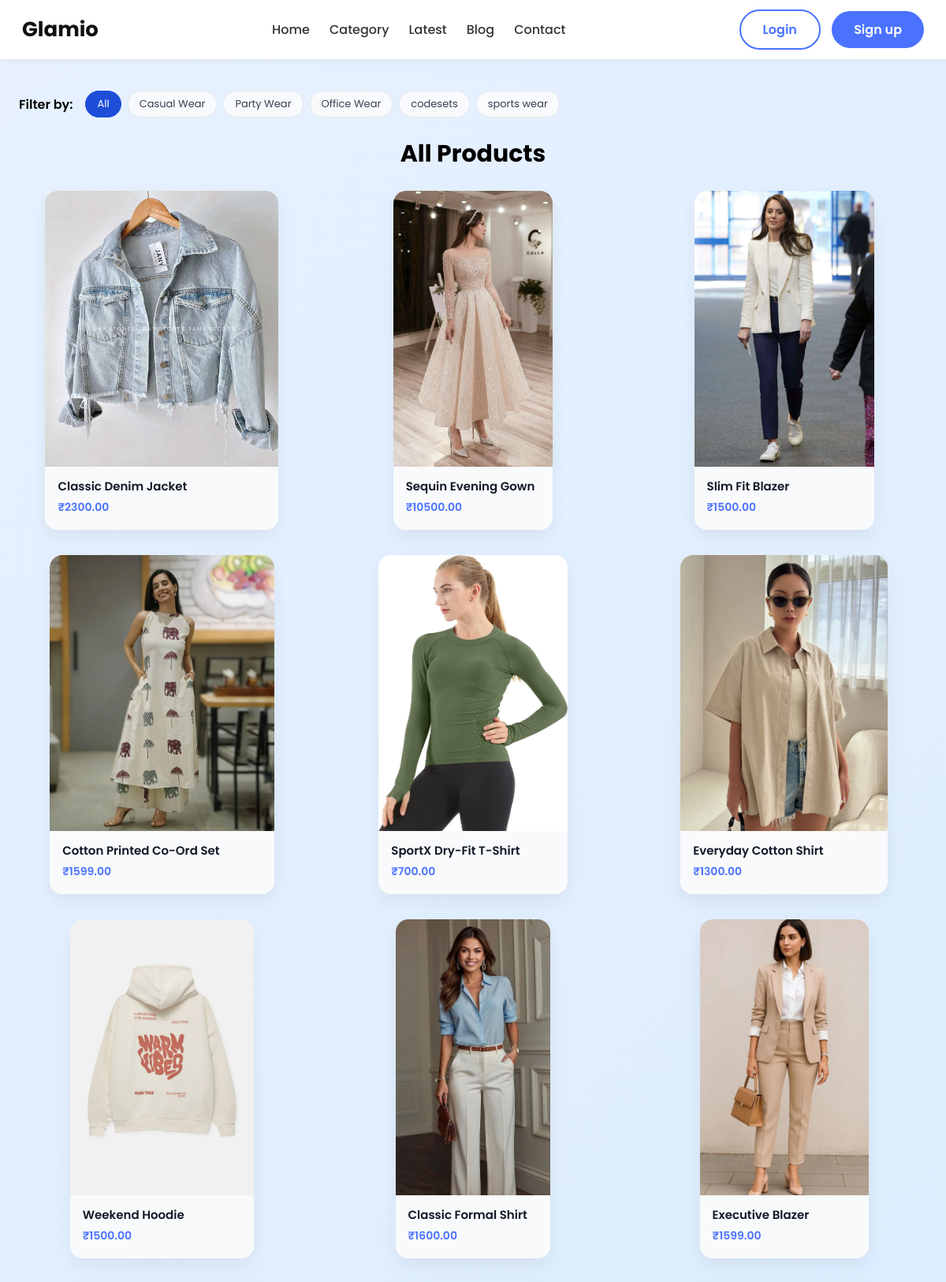
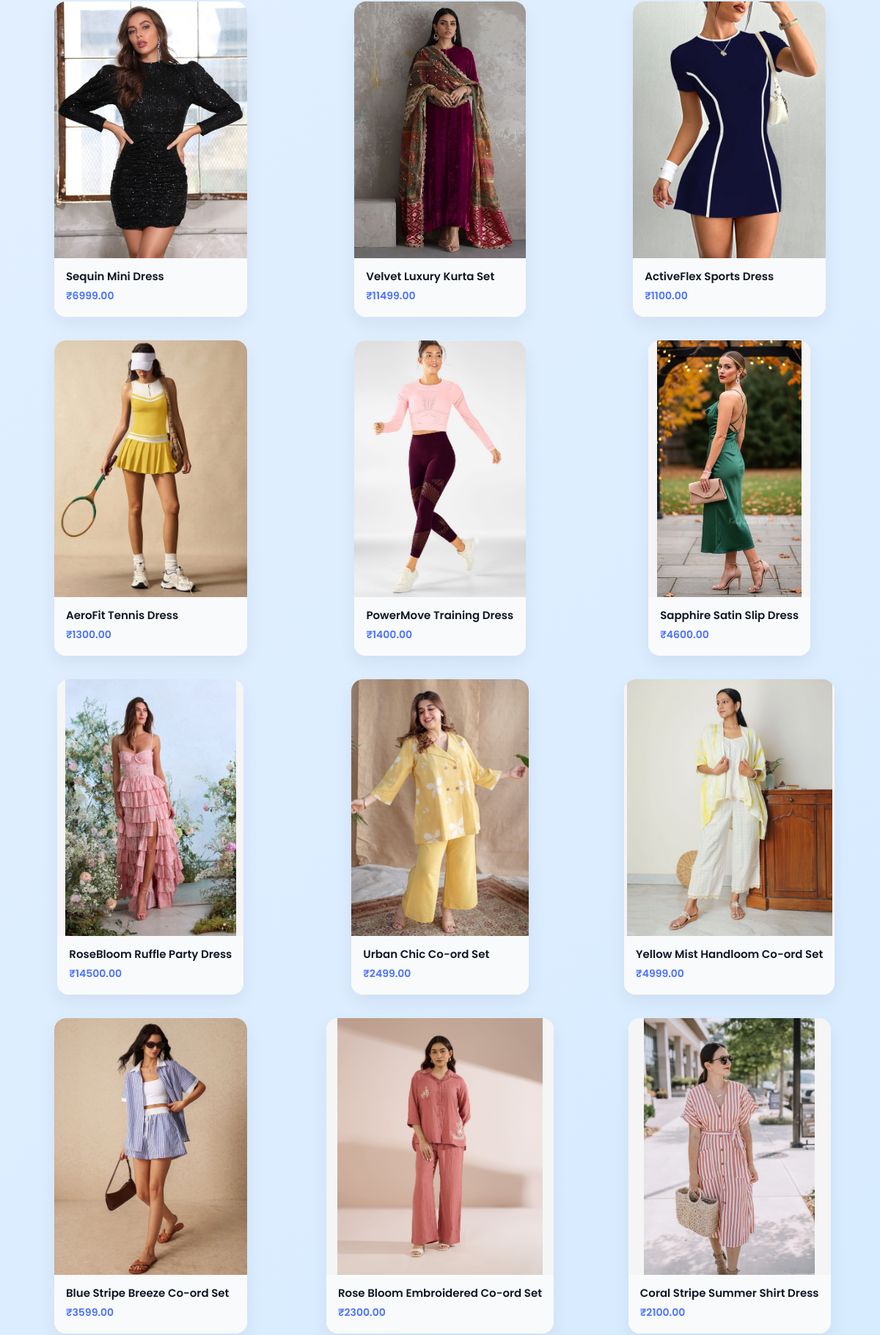
Screenshot of /products/ (upper part) with the database file from the repository (2 pictures, top to bottom).
### product_app/models.py (models this page shows, shortened)
class CategoryModel(models.Model):
    name = models.CharField(max_length=100, unique=True)
    slug = models.SlugField(unique=True, blank=True)
    description = models.TextField(blank=True, null=True)

class ProductModel(models.Model):
    SIZE_CHOICES = [
        ("XS", "XS"),
        ("S", "S"),
        ("M", "M"),
        ("L", "L"),
        ("XL", "XL"),
        ("XXL", "XXL"),
        ("3XL", "3XL"),
        ("4XL", "4XL"),
    ]
    name = models.CharField(max_length=200)
    slug = models.SlugField(unique=True, blank=True)
    category = models.ForeignKey(CategoryModel, on_delete=models.CASCADE)
    price = models.DecimalField(max_digits=10, decimal_places=2)
    description = models.TextField()
    image = models.ImageField(upload_to='products/')
    stock = models.PositiveIntegerField(default=0)
    sizes_available = models.CharField(max_length=50, help_text="Use comma separated values e.g. XS,S,M")
    material = models.CharField(max_length=100, blank=True, null=True)
    color = models.CharField(max_length=50)
    created_at = models.DateTimeField(auto_now_add=True)
    updated_at = models.DateTimeField(auto_now=True)
    is_active = models.BooleanField(default=True)

### product_app/views.py (the view)
# urls.py: path('products/', ProductListView.as_view(), name='product_list'),
class ProductListView(ListView):
    model = ProductModel
    template_name = "product_list.html"
    context_object_name = "products"
    def get_queryset(self):
        queryset = ProductModel.objects.filter(is_active=True)
        category_slug = self.request.GET.get("category")  # read ?category=slug from URL
        if category_slug:
            queryset = queryset.filter(category__slug=category_slug)
        return queryset
    def get_context_data(self, **kwargs):
        context = super().get_context_data(**kwargs)
        context["categories"] = CategoryModel.objects.all()
        context["selected_category"] = self.request.GET.get("category")
        return context

### product_app/templates/product_list.html (shortened to what this page needs)
{% extends "base.html" %}
{% load static %}
{% block content %}
<div class="product-page">
    <div class="category-filter">
        <span class="category-filter-label">Filter by:</span>
        <a href="{% url 'product_list' %}"
           class="category-pill {% if not selected_category %}active{% endif %}">
            All
        </a>
        {% for cat in categories %}
            <a href="{% url 'product_list' %}?category={{ cat.slug }}"
               class="category-pill {% if selected_category == cat.slug %}active{% endif %}">
                {{ cat.name }}
            </a>
        {% endfor %}
    </div>
    {% if selected_category %}
        {% for cat in categories %}
            {% if cat.slug == selected_category %}
                <h2 class="section-title">{{ cat.name }}</h2>
            {% endif %}
        {% endfor %}
    {% else %}
        <h2 class="section-title">All Products</h2>
    {% endif %}
    <div class="product-grid">
        {% for product in products %}
            <a href="{% url 'product_detail' slug=product.slug %}" class="product-card">
                {% if product.image %}
                    <img src="{{ product.image.url }}" alt="{{ product.name }}">
                {% else %}
                    <img src="{% static 'images/default_product.png' %}" alt="{{ product.name }}">
                {% endif %}
                <div class="product-info">
                    <h3>{{ product.name }}</h3>
                    <p>₹{{ product.price }}</p>
                </div>
            </a>
        {% empty %}
            <p style="grid-column:1/-1;text-align:center;">No products found.</p>
        {% endfor %}
    </div>
</div>
{% endblock %}

### cart_app/templates/base.html (style rules this page uses)
body { margin:0; font-family:'Poppins', sans-serif; background:#fff; }

### product_app/templates/product_list.html (style rules this page uses)
.product-page { background: linear-gradient(135deg, #E7F1FF, #CBE7FF); padding: 40px 0 70px; min-height: calc(100vh - 70px); }
.category-filter { max-width: 1300px; margin: 0 auto 8px; padding: 0 24px; display: flex; flex-wrap: wrap; gap: 8px; align-items: center; }
.category-filter-label { font-weight: 600; margin-right: 8px; }
.category-pill { display: inline-block; padding: 6px 14px; border-radius: 999px; border: 1px solid #e5e7eb; background: #f9fafb; font-size: 13px; text-decoration: none; color: #374151; transition: background .2s ease, color .2s ease, border-color .2s ease; }
.category-pill.active { background: #1d4ed8; color: #ffffff; border-color: #1d4ed8; }
.section-title { text-align: center; margin: 24px 0 24px; font-size: 30px; font-weight: 700; }
.product-grid { max-width: 1300px; margin: 0 auto 72px; padding: 0 24px; display: grid; grid-template-columns: repeat(auto-fit, minmax(300px, 1fr)); gap: 32px; justify-items: center; }
.product-card { background: #ffffff; border-radius: 16px; overflow: hidden; box-shadow: 0 10px 25px rgba(0, 0, 0, 0.06); text-decoration: none; color: #111827; display: flex; flex-direction: column; max-width: 340px; transition: transform .25s ease, box-shadow .25s ease; }
.product-card img { width: 100%; height: 350px; object-fit: contain; background: #f5f5f5; display: block; }
.product-card .product-info { padding: 14px 16px 18px; background: #f9fafb; }
.product-card h3 { font-size: 15px; font-weight: 600; margin: 0 0 6px; line-height: 1.4; }
.product-card p { font-size: 14px; font-weight: 600; color: #4A72FF; margin: 0; }

### rows the page displays
CategoryModel: name "Casual Wear"
CategoryModel: name "Party Wear"
CategoryModel: name "Office Wear"
CategoryModel: name "codesets"
CategoryModel: name "sports wear"
ProductModel: image (picture), name "Classic Denim Jacket", price "2300.00"
ProductModel: image (picture), name "Sequin Evening Gown", price "10500.00"
ProductModel: image (picture), name "Slim Fit Blazer", price "1500.00"
ProductModel: image (picture), name "Cotton Printed Co-Ord Set", price "1599.00"
ProductModel: image (picture), name "SportX Dry-Fit T-Shirt", price "700.00"
ProductModel: image (picture), name "Everyday Cotton Shirt", price "1300.00"
ProductModel: image (picture), name "Weekend Hoodie", price "1500.00"
ProductModel: image (picture), name "Classic Formal Shirt", price "1600.00"
ProductModel: image (picture), name "Executive Blazer", price "1599.00"
ProductModel: image (picture), name "Sequin Mini Dress", price "6999.00"
ProductModel: image (picture), name "Velvet Luxury Kurta Set", price "11499.00"
ProductModel: image (picture), name "ActiveFlex Sports Dress", price "1100.00"
ProductModel: image (picture), name "AeroFit Tennis Dress", price "1300.00"
ProductModel: image (picture), name "PowerMove Training Dress", price "1400.00"
ProductModel: image (picture), name "Sapphire Satin Slip Dress", price "4600.00"
ProductModel: image (picture), name "RoseBloom Ruffle Party Dress", price "14500.00"
ProductModel: image (picture), name "Urban Chic Co-ord Set", price "2499.00"
ProductModel: image (picture), name "Yellow Mist Handloom Co-ord Set", price "4999.00"
ProductModel: image (picture), name "Blue Stripe Breeze Co-ord Set", price "3599.00"
ProductModel: image (picture), name "Rose Bloom Embroidered Co-ord Set", price "2300.00"
ProductModel: image (picture), name "Coral Stripe Summer Shirt Dress", price "2100.00"
